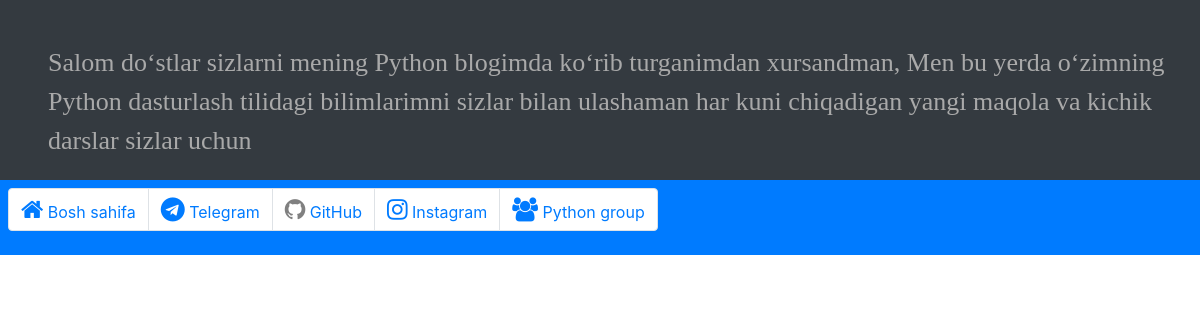
Before: / with the older database file.
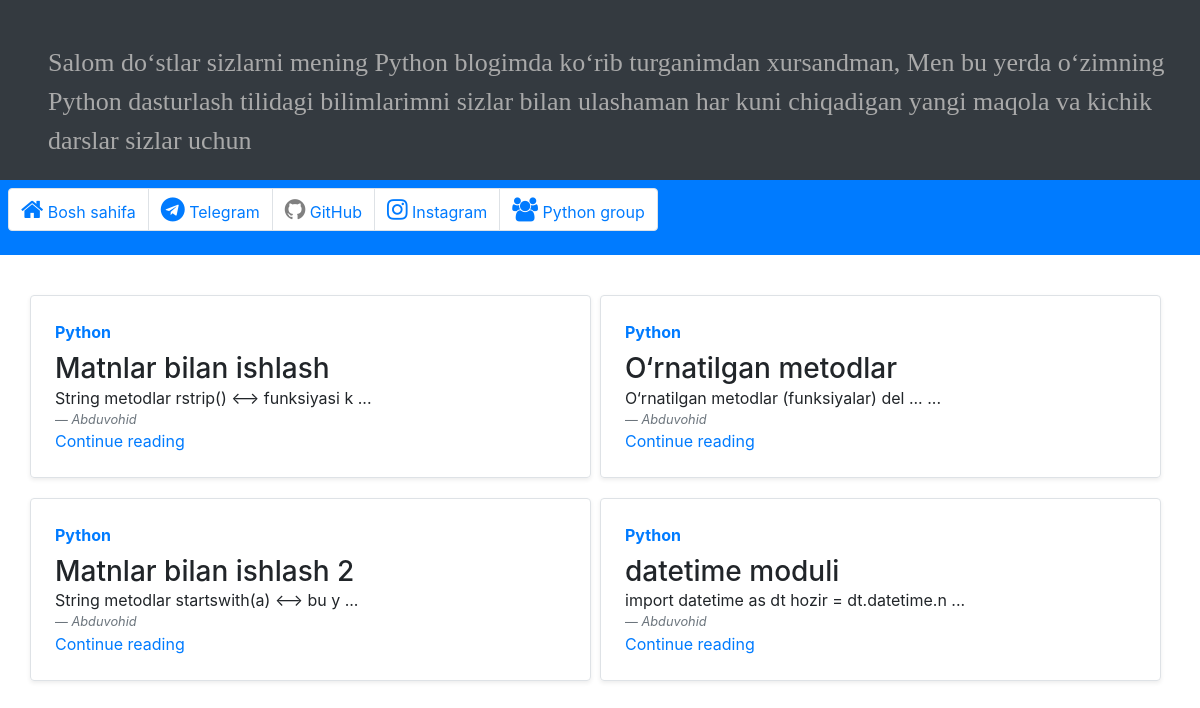
After: the same page with the newer database file.
### py_blog/models.py (models this page shows, shortened)
class PyArticles(models.Model):
    title = models.CharField(max_length=120)
    author = models.ForeignKey(
        'auth.User',
        on_delete=models.CASCADE
    )
    created = models.DateTimeField(auto_now_add=True)
    body = models.TextField()

### py_blog/views.py (the view)
# urls.py: path('', PyArticlesListView.as_view(), name='home'),
class PyArticlesListView(ListView):
    model = PyArticles
    template_name = 'home.html'

### templates/home.html
{% extends 'base.html' %}
{% block content %}
	<div class="row mb-5">
	{% for article in object_list %}
		<div class="col-md-6 pt-3 pr-4">
			<div class="row g-0 border rounded overflow-hidden flex-md-row mb-1 shadow-sm h-md-250 position-relative">
				<div class="col p-4 d-flex flex-column position-static">
					<strong class="d-inline-block mb-2 text-primary">Python</strong>
					<h3 class="mb-0">{{article.title}}</h3>
					<p class="card-text mb-auto">{{article.body | slice:":50"}} ...</p>
					<footer class="blockquote-footer"><i>{{article.author}}</i></footer>
					<a href="{% url 'article_detail' article.pk %}" class="stretched-link">Continue reading</a>
				</div>
			</div>
		</div>
	{% endfor %}
	</div>
{% endblock content %}

### templates/base.html (shortened to what this page needs)
<!DOCTYPE html>
<html>
<head>
  <link rel="stylesheet" href="https://maxcdn.bootstrapcdn.com/bootstrap/4.5.2/css/bootstrap.min.css">
  <link rel="stylesheet" href="https://cdnjs.cloudflare.com/ajax/libs/font-awesome/4.7.0/css/font-awesome.min.css">
</head>
<body>
<div class="container-fluid p-1 pl-5 bg-dark" style="color: darkgray;font-family: 'Crimson Text', serif, cursive;font-size:26px;">
  <br>
  <p>Salom do‘stlar sizlarni mening Python blogimda ko‘rib turganimdan xursandman,
  Men bu yerda o‘zimning Python dasturlash tilidagi bilimlarimni sizlar bilan ulashaman
  har kuni chiqadigan yangi maqola va kichik darslar sizlar uchun
	</p>
</div>
<nav class="navbar navbar-expand-px p-2 bg-primary sticky-top">
	<ul class="pagination">
		<li class="page-item "><a class="page-link" href="{% url 'home' %}" data-toggle="home" title="Asosiy sahifa"><i class="fa fa-home" style="font-size:24px;"></i> Bosh sahifa</a></li>
    <li class="page-item "><a class="page-link" href="https://t.me/Age_Of_AI" data-toggle="tooltip" title="Mening telegram akkauntim"><i class="fa fa-telegram" style="font-size:24px;"></i> Telegram</a></li>
    <li class="page-item"><a class="page-link" href="https://github.com/temirovv" data-toggle="tooltip2" title="Mening GitHub sahifam"><i class="fa fa-github" style="font-size:24px;color:gray;"></i> GitHub</a></li>
    <li class="page-item"><a class="page-link" href="https://www.instagram.com/abduvohid1629/" data-toggle="tooltip3" title="Mening Instagram sahifam"><i class="fa fa-instagram" style="font-size:24px;"></i> Instagram</a></li>
    <li class="page-item"><a class="page-link" href="https://t.me/joinchat/sm_69saWCzM4MzVi" data-toggle="tooltip4" title="Python guruhimga a‘zo bo‘ling"><i class="fa fa-group" style="font-size:24px;"></i> Python group</a></li>
  </ul>
</nav>
<div class="container-fluid"><br></div>
	<div class="container">
			{% block content %}
			{% endblock content %}
	</div>
</body>
</html>

Changed rows visible on the page:
added PyArticles: title "Matnlar bilan ishlash", body "String metodlar rstrip() <--> funksiyasi k", author "Abduvohid"
added PyArticles: title "O‘rnatilgan metodlar", body "O‘rnatilgan metodlar (funksiyalar) del ...", author "Abduvohid"
added PyArticles: title "Matnlar bilan ishlash 2", body "String metodlar startswith(a) <--> bu y", author "Abduvohid"
added PyArticles: title "datetime moduli", body "import datetime as dt hozir = dt.datetime.n", author "Abduvohid"
